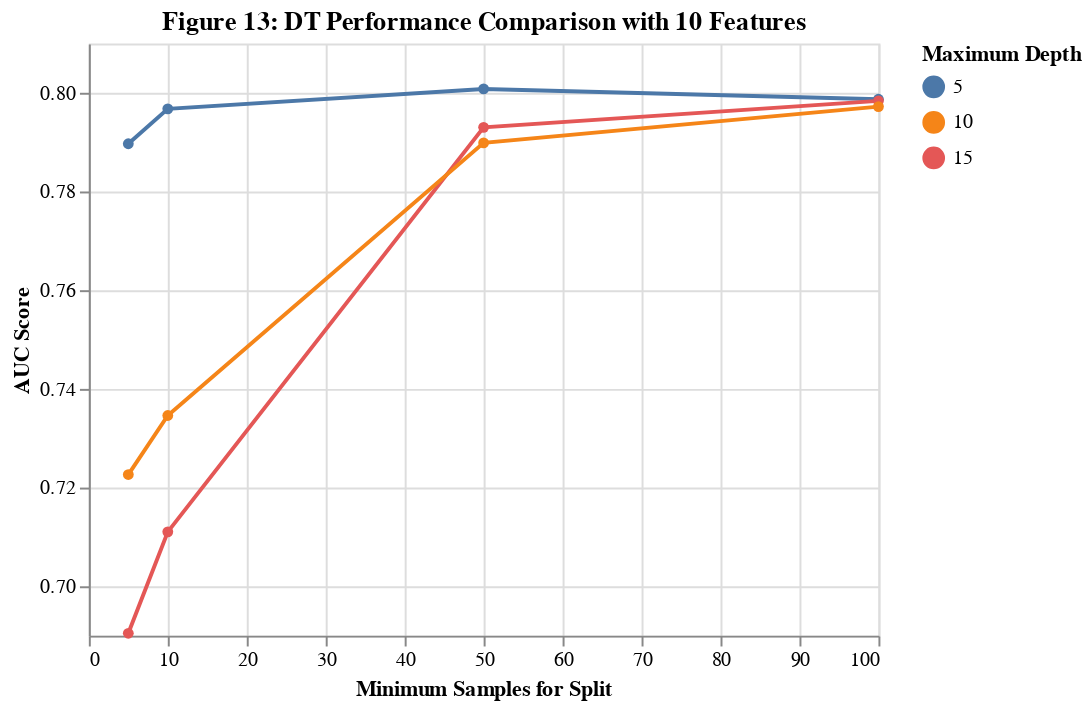

Write notebook code for a chart like this one.
### Markdown cell above
Above are the optimal parameters for Decision Tree model.

We will now check how good does the algorithm perform for other values of maximum depth and minimum records for split.

### Code cell
#fetch performance scores for all combinations of number of features and hyper-parameters
result_DT = get_results(gs_DT)

#extract values where number of features is 10
results_DT_features = result_DT[result_DT['feature_selector__n_features_'] == 10]

#plot the performance scores for Decision Tree model
alt.Chart(results_DT_features, 
          title = 'Figure 13: DT Performance Comparison with 10 Features'
         ).mark_line(point = True).encode(
    alt.X('dt__min_samples_split', title = 'Minimum Samples for Split'),
    alt.Y('mean_score', title = 'AUC Score', scale = alt.Scale(zero = False)),
    alt.Color('dt__max_depth:N', title = 'Maximum Depth')
)

### Figure 1 — Vega-Lite specification as saved in the notebook (floating-point values rounded to 4 significant figures)
{"config": {"view": {"continuousWidth": 400, "continuousHeight": 300}}, "data": {"name": "data-a6bed172a763ed4535c3470334903aff"}, "mark": {"type": "line", "point": true}, "encoding": {"color": {"type": "nominal", "field": "dt__max_depth", "title": "Maximum Depth"}, "x": {"type": "quantitative", "field": "dt__min_samples_split", "title": "Minimum Samples for Split"}, "y": {"type": "quantitative", "field": "mean_score", "scale": {"zero": false}, "title": "AUC Score"}}, "title": "Figure 13: DT Performance Comparison with 10 Features", "$schema": "https://vega.github.io/schema/vega-lite/v4.8.1.json", "datasets": {"data-a6bed172a763ed4535c3470334903aff": [{"mean_score": 0.8008, "dt__max_depth": 5.0, "dt__min_samples_split": 50.0, "feature_selector__n_features_": 10.0}, {"mean_score": 0.7987, "dt__max_depth": 5.0, "dt__min_samples_split": 100.0, "feature_selector__n_features_": 10.0}, {"mean_score": 0.7984, "dt__max_depth": 15.0, "dt__min_samples_split": 100.0, "feature_selector__n_features_": 10.0}, {"mean_score": 0.7972, "dt__max_depth": 10.0, "dt__min_samples_split": 100.0, "feature_selector__n_features_": 10.0}, {"mean_score": 0.7967, "dt__max_depth": 5.0, "dt__min_samples_split": 10.0, "feature_selector__n_features_": 10.0}, {"mean_score": 0.793, "dt__max_depth": 15.0, "dt__min_samples_split": 50.0, "feature_selector__n_features_": 10.0}, {"mean_score": 0.7899, "dt__max_depth": 10.0, "dt__min_samples_split": 50.0, "feature_selector__n_features_": 10.0}, {"mean_score": 0.7897, "dt__max_depth": 5.0, "dt__min_samples_split": 5.0, "feature_selector__n_features_": 10.0}, {"mean_score": 0.7346, "dt__max_depth": 10.0, "dt__min_samples_split": 10.0, "feature_selector__n_features_": 10.0}, {"mean_score": 0.7226, "dt__max_depth": 10.0, "dt__min_samples_split": 5.0, "feature_selector__n_features_": 10.0}, {"mean_score": 0.711, "dt__max_depth": 15.0, "dt__min_samples_split": 10.0, "feature_selector__n_features_": 10.0}, {"mean_score": 0.6905, "dt__max_depth": 15.0, "dt__min_samples_split": 5.0, "feature_selector__n_features_": 10.0}]}}
